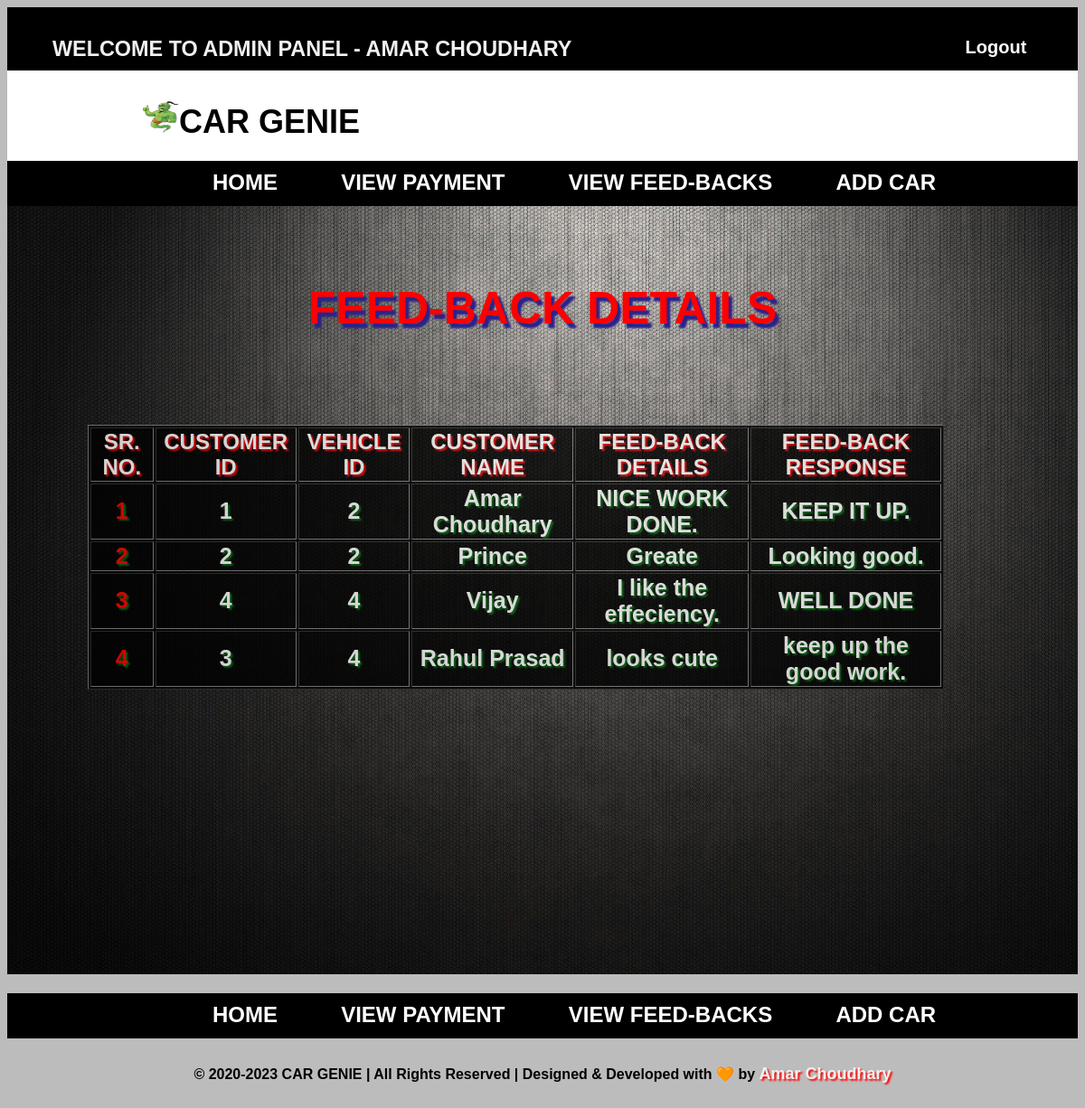
/php/Admin_feedback_view.php (signed in), run on the app's committed database.
### tables this page shows
CREATE TABLE `feedback` (
  `Feed_ID` int NOT NULL AUTO_INCREMENT,
  `Cus_Id` int NOT NULL,
  `Vehicle_Id` int NOT NULL,
  `customer_name` varchar(255) DEFAULT NULL,
  `Feed_Details` varchar(511) DEFAULT NULL,
  `Feed_Response` varchar(511) DEFAULT NULL,
  `Feed_Status` varchar(255) DEFAULT NULL,
  PRIMARY KEY (`Feed_ID`),
  KEY `Cus_Id` (`Cus_Id`),
  KEY `Vehicle_Id` (`Vehicle_Id`),
  CONSTRAINT `feedback_ibfk_2` FOREIGN KEY (`Vehicle_Id`) REFERENCES `vehicle_info` (`Vehicle_ID`)
);

### php/Admin_feedback_view.php (the view, shortened to what this page needs)
<?php include 'admin_header.php'; ?>
<?php
    include('conn.php');
?>
<!DOCTYPE html>
<html>
<head>
    <link rel="stylesheet" href="../css/home.css" type="text/css" />
</head>
<body class="hold-transition sidebar-mini">
    <?php include 'admin_menu.php'; ?>
    <div class="admindetails">
    <div class="container">
    <center>
        <h1 class="admintitle">FEED-BACK DETAILS</h1>
    </center>
        <table class="table table-bordered table-striped table-hover" border="1">
            <thead>
                <tr class="info">
                    <th>SR. NO.</th>
                    <th>CUSTOMER ID</th>
                    <th>VEHICLE ID</th>
                    <th>CUSTOMER NAME</th>
                    <th>FEED-BACK DETAILS</th>
                    <th>FEED-BACK RESPONSE</th>
                </tr>
            </thead>
            <tbody>
                <?php
                    $feedback_data = "SELECT * FROM `feedback` WHERE Feed_ID > 0";
                    $result=$conn->query($feedback_data);
                ?>
                <?php $counter=1;
                    while ($row = mysqli_fetch_array($result)){
                        $feedbackData[] = array(
                            'Cus_Id' =>$row['Cus_Id'],
                            'Vehicle_Id' => $row['Vehicle_Id'],
                            'Feed_Details' => $row['Feed_Details'],
                            'customer_name' => $row['customer_name'],
                            'Feed_Response' => $row['Feed_Response']
                        );
                    }
                ?>
                <?php foreach ($feedbackData as $feedback){ ?>
                <tr class="datainfo">
                    <td class="admintablesrn">
                        <?php echo $counter++;?>
                    </td>
                    <td class="admintable">
                        <?php echo $feedback['Cus_Id']; ?>
                    </td>
                    <td class="admintable">
                        <?php echo $feedback['Vehicle_Id']; ?>
                    </td>
                    <td class="admintable">
                        <?php echo $feedback['customer_name']; ?>
                    </td>
                    <td class="admintable">
                        <?php echo $feedback['Feed_Details']; ?>
                    </td>
                    <td class="admintable">
                        <?php echo $feedback['Feed_Response']; ?>
                    </td>
                </tr>
                <?php } ?>
            </tbody>
        </table>
    </div>
    </div>
    <?php include 'admin_footer.php'; ?>
</body>
</html>

### css/home.css (style rules this page uses)
body { background-color: #bdbcbc; background-size: cover; font-family: sans-serif; }
table { font-size: 20px; width: 150px; margin-left: 7.5%; height: auto; }
.admintablesrn { font-weight: 900; color: red; font-size: 25px; }
.admintable { font-weight: 900; color: rgb(253, 253, 253); font-size: 25px; }
.container { justify-content: center; align-items: center; background-image: url('../image/adminHome.jpg'); background-size: cover; height: 800px; width: 100%; padding-top: 50px; }
.table { width: 80%; background-color: #000; opacity: 0.8; }
.info { color: #ffffff; text-shadow: 2px 2px 2px red; font-size: larger; font-weight: 700; }
.datainfo { text-align: center; color: #ffffff; text-shadow: 2px 2px 2px rgb(1, 105, 14); }
.admintitle { font-size: 50px; color: red; font-weight:800; text-shadow: 4px 5px 2px rgb(44, 34, 138); margin-bottom: 100px; }

### data on the page
feedback: Cus_Id "1", Vehicle_Id "2", customer_name "Amar Choudhary", Feed_Details "NICE WORK DONE.", Feed_Response "KEEP IT UP."
feedback: Cus_Id "2", Vehicle_Id "2", customer_name "Prince", Feed_Details "Greate", Feed_Response "Looking good."
feedback: Cus_Id "4", Vehicle_Id "4", customer_name "Vijay", Feed_Details "I like the effeciency.", Feed_Response "WELL DONE"
feedback: Cus_Id "3", Vehicle_Id "4", customer_name "Rahul Prasad", Feed_Details "looks cute", Feed_Response "keep up the good work."

### other printed values
$_SESSION['admin_name'] "AMAR CHOUDHARY"
